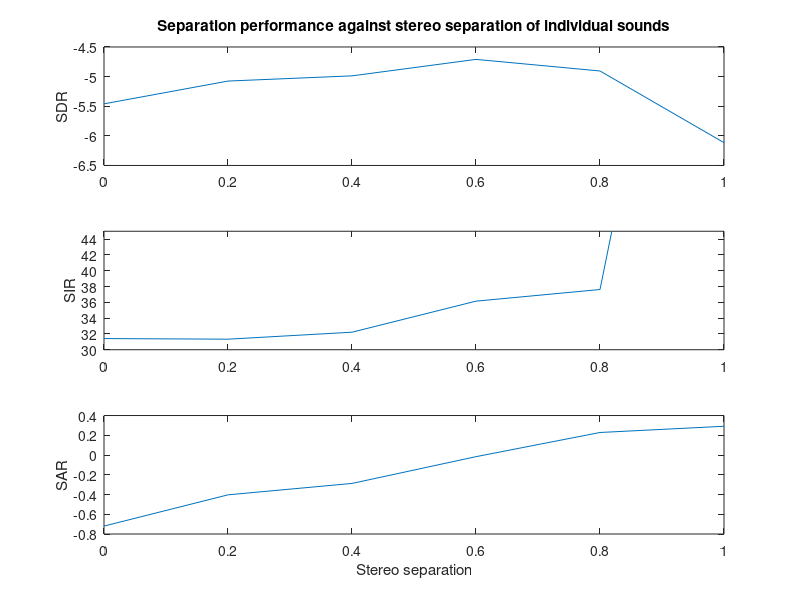

Reproduce this figure in MATLAB.
stereo = [0, 0.2, 0.4, 0.6, 0.8, 1];
%sinSDR = [-19.3531, -19.3625, -19.4449, -3.45547, -2.68074, -3.29317];
%sinSIR = [5.21472, 5.28647, 5.49725, 27.5853, 24.0712, 25.7475];
%sinSAR = [-9.36108, -9.35276, -9.3573, -3.16943, -2.34064, -3.00836];
SDR = [-5.45978, -5.07527, -4.98738, -4.70931, -4.90512, -6.11516];
SDREr = [10.2959, 10.3967, 10.6855, 10.9995, 11.8473, 16.0631];
SIR = [31.4143, 31.3354, 32.219, 36.1511, 37.6237, 115.114];
SIREr = [22.1892, 22.2345, 22.8461, 24.0492, 25.8629, 255.13];
SAR = [-0.719761, -0.403282, -0.287791, -0.0166364, 0.228215, 0.29122];
SAREr = [5.41102, 5.37988, 5.56264, 5.64512, 5.52657, 5.39498];


figure
subplot(3, 1, 1)
%plot(stereo, sinSDR)
%errorbar(stereo, SDR, SDREr)
plot(stereo, SDR)
ylabel('SDR')
title('Separation performance against stereo separation of individual sounds')

subplot(3, 1, 2)
%plot(stereo, sinSIR)
%errorbar(stereo, SIR, SIREr)
plot(stereo, SIR)
ylim([30, 45])
xlim([0, 1])
ylabel('SIR')

subplot(3, 1, 3)
%plot(stereo, sinSAR)
%errorbar(stereo, SAR, SAREr)
plot(stereo, SAR)
ylabel('SAR')
xlabel('Stereo separation')